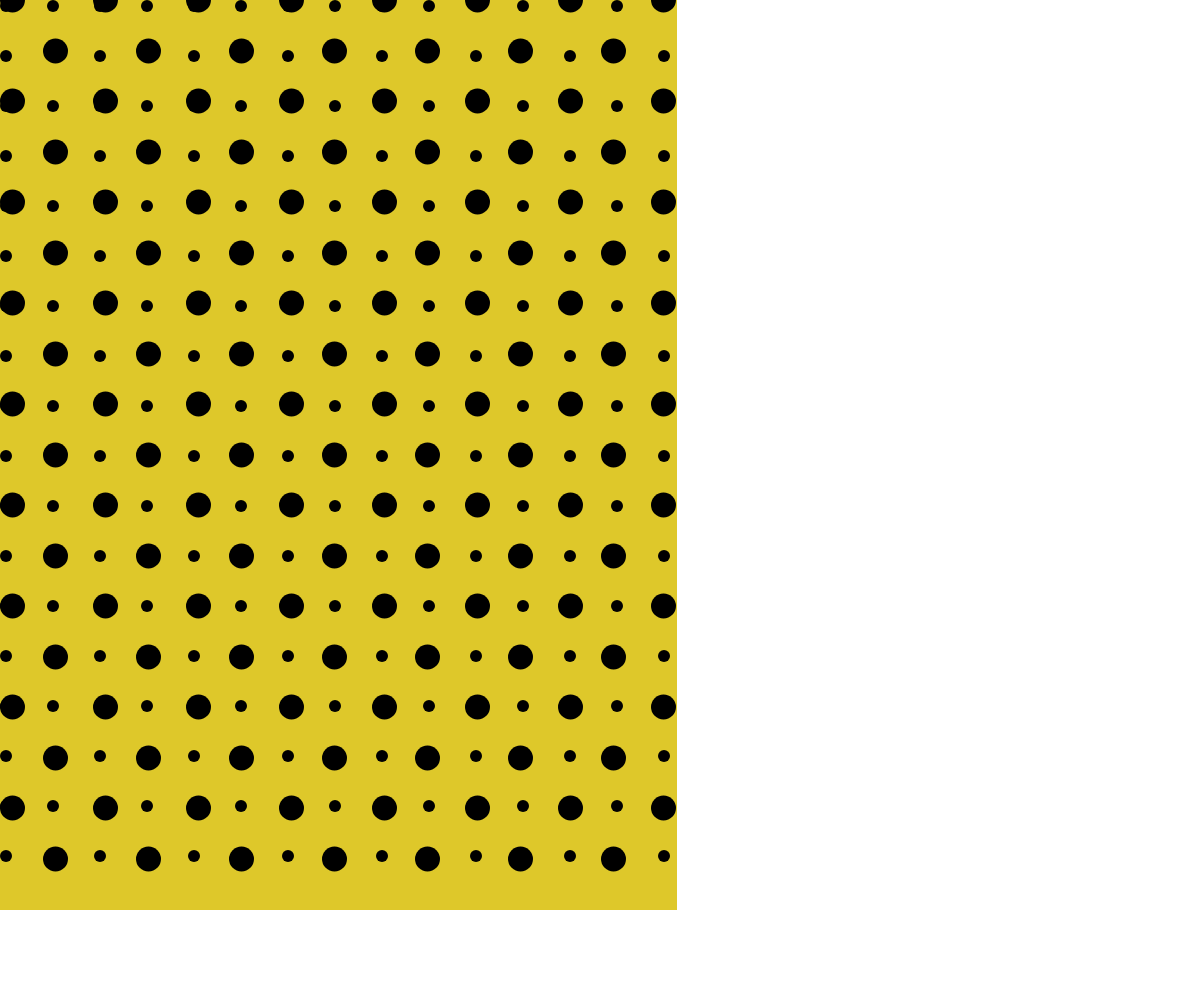
Frame 1 (no input)
Frame 60 (no input): identical to frame 1, image omitted
Frame 120 (the mouse pressed at the canvas centre since frame 60): identical to frame 1, image omitted

The p5.js sketch that drew this single still picture (run headless with seeded random() and noise() and a simulated clock; from frame 60 on, the mouse is pressed at the canvas centre):

// p5.js sketch
// ── sketch.js
let circleSizeS = 12; // Diameter of each smallcircle
let circleSizeL = 25; // Diameter of each largecircle

let spacingXS = 47; // Horizontal spacing between smallcircle
let spacingYS = 50; // Vertical spacing between smallcircle

let spacingXL = 93; // Horizontal spacing between largecircle
let spacingYL = 101; // Vertical spacing between largecircle



function setup() {
  createCanvas(windowWidth, windowHeight); 
}

function draw() {
  noStroke();
  fill(222,200,42);
  rect(0,0,677,910);
  //rect


  fill(0);
  for (let x = circleSizeS / 2; x < 700; x += spacingXS) {
    for (let y = circleSizeS / 2; y < 900; y += spacingYS) {
      ellipse(x, y, circleSizeS, circleSizeS);
    }
  }//small 
  
  for (let i = circleSizeL/2 ; i < 700; i += spacingXL) {
    for (let j = 0 ; j < 900; j += spacingYL) {
      ellipse(i,j, circleSizeL, circleSizeL);
    }
  }//large 1 regular
 
  translate(43, 51);
  for (let i = circleSizeL/2 ; i < 600; i += spacingXL) {
    for (let j = 0 ; j < 817; j += spacingYL) {
      ellipse(i,j, circleSizeL, circleSizeL);
    }
  }//large 2 


 
}
